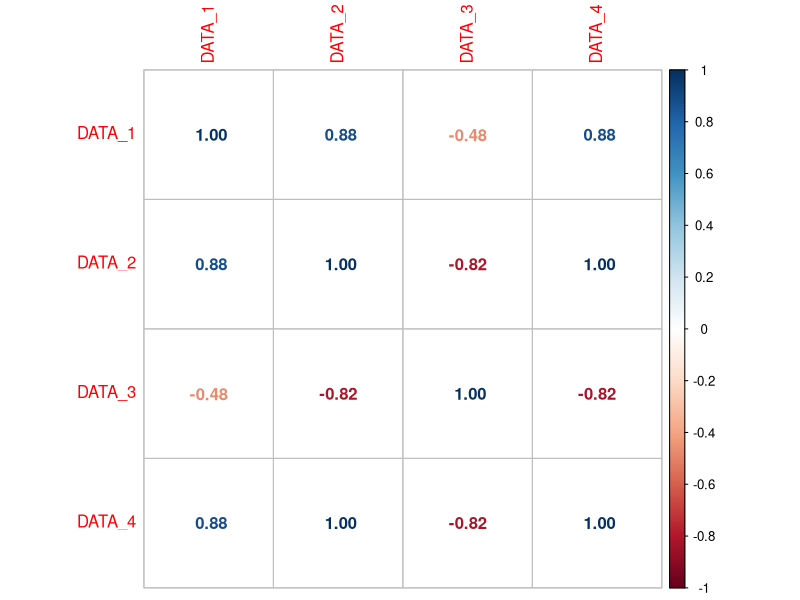

The R source for this figure:

DATA_1 <- c(58.2,59.1,59,58.6,59.1)
DATA_2 <- c(253,256,257,256,258)
DATA_3 <- c(0.0411,0.0403,0.0395,0.0386,0.0385)
DATA_4 <- c(253,256,257,256,258)
DATA_5 <- (rnorm(10))

d <- data.frame(DATA_1,DATA_2,DATA_3,DATA_4)
M <- cor(d) # get correlations

library('corrplot') #package corrplot
corrplot(M, method = c("number") ) #plot matrix

X <- c(58.2,59.1,59,58.6,59.1)
Y <- c(253,256,257,256,258)

0.8824975
#_____


X1 <- c(58.2,59.1,59,58.6,59.1)
Y <- c(253,256,257,256,258) #

X2 <- c(0.0411,0.0403,0.0395,0.0386,0.0385)
Y <- c(253,256,257,256,258) 


cor(X1,X2)


